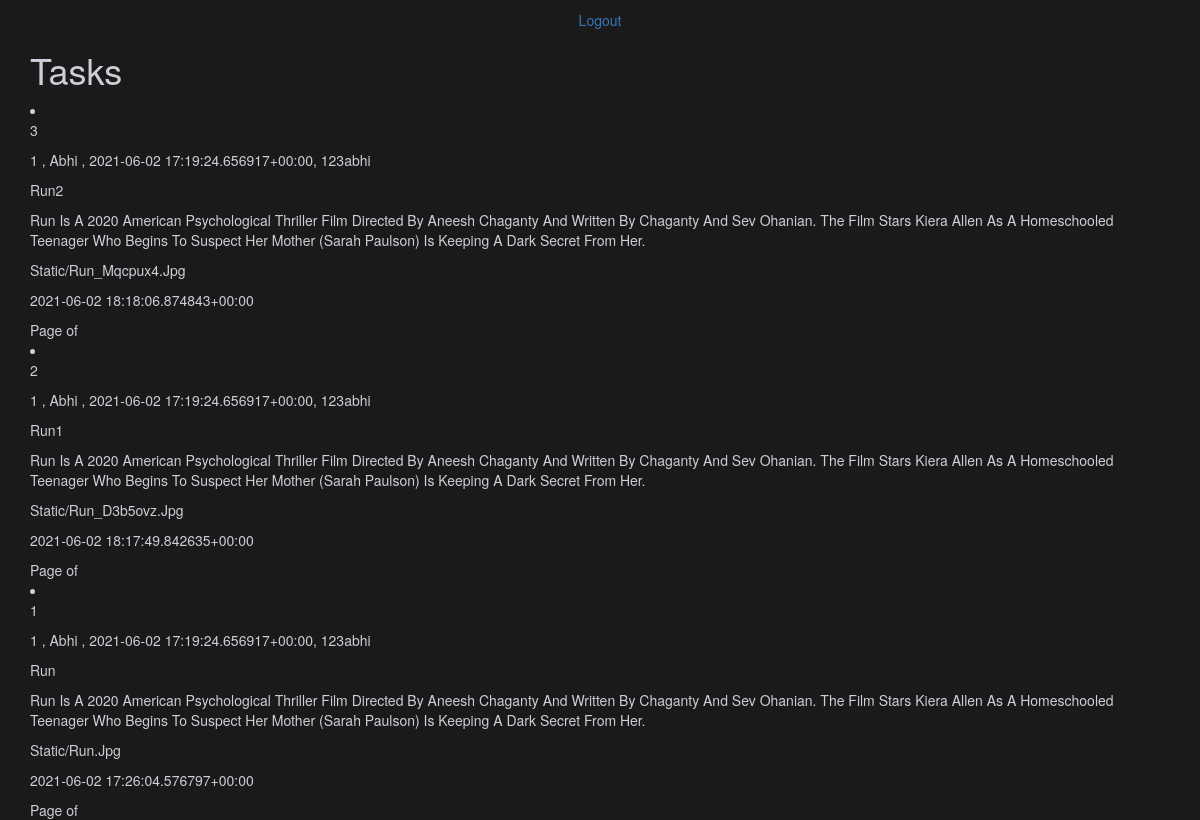
The app's page /base/ with its own data.
### UserApp/models.py (models this page shows, shortened)
class tasks(models.Model):
    tid = models.AutoField(primary_key=True)
    uid = models.ForeignKey(User , on_delete=models.PROTECT , related_name="user")
    task_title = models.CharField(max_length=200)
    task_description = models.CharField(max_length=2000, default=None, blank=True, null=True)
    task_pic = models.ImageField(upload_to='static' ,default=None, blank=True, null=True)
    timestamp = models.DateTimeField(verbose_name=("Creation date"), auto_now_add=True, null=True)

class User(models.Model):
    uid = models.AutoField(primary_key=True)
    username = models.CharField(max_length=20 , unique=True )
    join_date = models.DateTimeField(verbose_name=("Creation date"), auto_now_add=True, null=True)
    password =models.CharField(max_length=500, null=False)
    def __str__(self):
        return f"{self.uid} , {self.username} , {self.join_date}, {self.password}"

### UserApp/views.py (the view)
# urls.py: path('base/',views.index , name = 'base')
def index(request):
    task_t = tasks.objects.all()
    paginator = Paginator(task_t, 3)
    page_number = request.GET.get('page')
    page_obj = paginator.get_page(page_number)
    return render(request,'users/base.html', {'task':page_obj})

### templates/users/base.html (shortened to what this page needs)
<html>
    <head>
        <link rel="stylesheet" href="https://maxcdn.bootstrapcdn.com/bootstrap/3.3.7/css/bootstrap.min.css">
    </head>
    <body style="background-color: #1a1a1b;color:#ceced8;">
    </body>
</html>
<body style="background-color: #1a1a1b;color:#ceced8;">
    {% load crispy_forms_tags %}
    {% block content %}
    <div class="container py-5">
        <p class="text-center"><a href="/logout">Logout</a></p>
        <h1>Tasks</h1>
        {% for t in task reversed %}
        <li class="list__item">
            <p class="tid">{{ t.tid | title }}</p>
            <p class="uid">{{ t.uid| title }}</p>
            <p class="task_title">{{ t.task_title| title }}</p>
            <p class="task_description">{{ t.task_description| title }}</p>
            <p class="task_pic">{{ t.task_pic| title }}</p>
            <p class="timestamp">{{ t.timestamp| title }}</p>
        </li>
        <html lang="en" dir="ltr">
            <body>
               <div class="paginator">
                <span>Page {{t.number}} of {{t.paginator.num_pages}}</span>&nbsp&nbsp
               </div>
            </body>
          </html>
        {% endfor %}
    {% endblock content %}
        </body>
    </html>

### records on screen
tasks: tid "3", uid "1 , Abhi , 2021-06-02 17:19:24.656917+00:00, 123abhi", task_title "Run2", task_description "Run Is A 2020 American Psychological Thriller Film Directed By Aneesh Chaganty And Written By Chaganty And Sev Ohanian. The Film Stars Kiera Allen As A Homeschooled Teenager Who Begins To Suspect Her Mother (Sarah Paulson) Is Keeping A Dark Secret From Her.", task_pic "Static/Run_Mqcpux4.Jpg", timestamp "2021-06-02 18:18:06.874843+00:00"
tasks: tid "2", uid "1 , Abhi , 2021-06-02 17:19:24.656917+00:00, 123abhi", task_title "Run1", task_description "Run Is A 2020 American Psychological Thriller Film Directed By Aneesh Chaganty And Written By Chaganty And Sev Ohanian. The Film Stars Kiera Allen As A Homeschooled Teenager Who Begins To Suspect Her Mother (Sarah Paulson) Is Keeping A Dark Secret From Her.", task_pic "Static/Run_D3b5ovz.Jpg", timestamp "2021-06-02 18:17:49.842635+00:00"
tasks: tid "1", uid "1 , Abhi , 2021-06-02 17:19:24.656917+00:00, 123abhi", task_title "Run", task_description "Run Is A 2020 American Psychological Thriller Film Directed By Aneesh Chaganty And Written By Chaganty And Sev Ohanian. The Film Stars Kiera Allen As A Homeschooled Teenager Who Begins To Suspect Her Mother (Sarah Paulson) Is Keeping A Dark Secret From Her.", task_pic "Static/Run.Jpg", timestamp "2021-06-02 17:26:04.576797+00:00"
